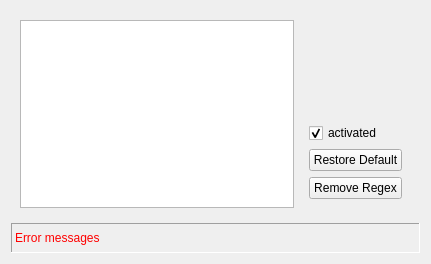
<?xml version="1.0" encoding="UTF-8"?>
<ui version="4.0" idbasedtr="true">
    <author>nrth3rnlb</author>
    <class>container_regex_n</class>
    <widget class="QWidget" name="container_regex_n">
        <property name="geometry">
            <rect>
                <x>0</x>
                <y>0</y>
                <width>431</width>
                <height>264</height>
            </rect>
        </property>
        <layout class="QVBoxLayout" name="layout_container_regex_n">
            <item>
                <widget class="QWidget" name="pattern_and_buttons_regex_n" native="true">
                    <layout class="QHBoxLayout" name="layout_pattern_and_buttons_regex_n">
                        <item>
                            <widget class="QPlainTextEdit" name="pattern_regex_n">
                                <property name="minimumSize">
                                    <size>
                                        <width>0</width>
                                        <height>20</height>
                                    </size>
                                </property>
                                <property name="toolTip">
                                    <string>Enter your own regular expression pattern here for removing
                                        soundtrack additions. The
                                        validity is checked as you type.
                                    </string>
                                </property>
                            </widget>
                        </item>
                        <item>
                            <widget class="QWidget" name="buttons_regex_n" native="true">
                                <layout class="QVBoxLayout" name="layout_buttons_regex_n">
                                    <item>
                                        <spacer name="v_space_regex_n">
                                            <property name="orientation">
                                                <enum>Qt::Vertical</enum>
                                            </property>
                                            <property name="sizeHint" stdset="0">
                                                <size>
                                                    <width>20</width>
                                                    <height>40</height>
                                                </size>
                                            </property>
                                        </spacer>
                                    </item>
                                    <item>
                                        <widget class="QCheckBox" name="enable_regex_n">
                                            <property name="text">
                                                <string>activated</string>
                                            </property>
                                            <property name="checked">
                                                <bool>true</bool>
                                            </property>
                                        </widget>
                                    </item>
                                    <item>
                                        <widget class="QPushButton" name="reset_regex_n">
                                            <property name="toolTip">
                                                <string>Resets the regex pattern.</string>
                                            </property>
                                            <property name="text">
                                                <string>Restore Default</string>
                                            </property>
                                        </widget>
                                    </item>
                                    <item>
                                        <widget class="QPushButton" name="pushButton">
                                            <property name="toolTip">
                                                <string>Removes the regex completely.</string>
                                            </property>
                                            <property name="text">
                                                <string>Remove Regex</string>
                                            </property>
                                        </widget>
                                    </item>
                                </layout>
                            </widget>
                        </item>
                    </layout>
                </widget>
            </item>
            <item>
                <widget class="QLabel" name="error_message_regex_n">
                    <property name="minimumSize">
                        <size>
                            <width>0</width>
                            <height>30</height>
                        </size>
                    </property>
                    <property name="styleSheet">
                        <string notr="true">color: red;</string>
                    </property>
                    <property name="frameShape">
                        <enum>QFrame::Panel</enum>
                    </property>
                    <property name="frameShadow">
                        <enum>QFrame::Sunken</enum>
                    </property>
                    <property name="text">
                        <string>Error messages</string>
                    </property>
                    <property name="textFormat">
                        <enum>Qt::PlainText</enum>
                    </property>
                </widget>
            </item>
        </layout>
    </widget>
    <resources/>
    <connections/>
</ui>
